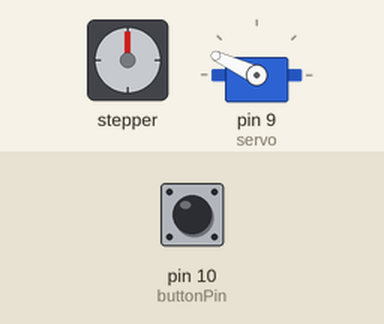
Bench run of a sketch on a simulated Arduino Uno, built with avr-gcc and run on an emulated ATmega328P. Shown: stepper motor, servo. Wiring (inferred from the names in the program): stepper motor (2048 steps per turn assumed): coils pin 2, pin 3, pin 4, pin 5. Inputs (shaded band) come from the test bench; at power-on: pin 10 (buttonPin) LOW.

Above: at 2.8 s.
2.9 s: pin 10 (buttonPin) pulled HIGH for 0.15 s
At 3.4 s:
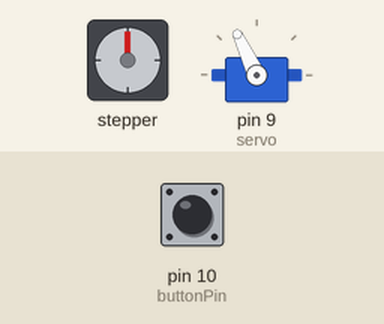
Timing chart, 0 to 5.9 s (numbered marks = the images above; inputs shaded):
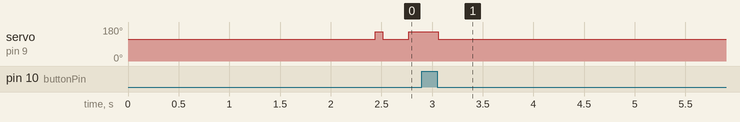

The sketch:

a_plotter_sketch-grid_drawing_data_feb22.ino
```cpp
#include <Servo.h>

#define x_step 4
#define x_dir 5
#define y_step 2
#define y_dir 3

const int rows[] PROGMEM =
{1,1,1,1,1,0,0,0,0,0,0,1,1,1,1,1,1,1,1,1,1,1,1,1,1,1,0,0,0,0,0,0,0,0,0,1,1,1,1,1,1,1,1,1,1,0,0,0,0,0,0,1,1,1,1,1,1,1,0,0,0,0,0,0,1,1,1,1,1,0,0,0,0,0,1,1,1,1,1,1,1,0,0,0,1,1,1,1,1,1,0,0,0,0,0,0,0,0,1,1,1,1,1,1,1,1,1,0,0,0,0,0,0,0,0,0,1,1,1,1,1,1,1,0,0,0,0,0,1,1,1,1,1,1,1,0,0,0,1,1,1,1,1,1,0,0,0,0,1,1,1,1,1,1,0,0,0,0,0,0,0,0,1,1,1,1,1,1,1,0,0,0,0,0,0,0,0,0,0,0,1,1,1,1,1,1,1,0,0,0,0,0,1,1,1,1,1,1,1,1,1,1,1,1,1,1,1,1,0,0,0,0,1,1,1,1,1,0,0,0,0,0,0,0,0,1,1,1,1,1,1,1,0,0,0,0,0,0,0,0,0,0,0,0,0,1,1,1,1,1,1,1,0,0,0,0,0,1,1,1,1,1,1,1,1,1,1,1,1,1,1,0,0,0,0,1,1,1,1,1,1,0,0,0,0,0,0,0,0,1,1,1,1,1,1,0,0,0,0,0,0,0,0,0,0,0,0,0,0,0,1,1,1,1,1,1,1,1,0,0,0,0,1,1,1,1,1,1,1,1,1,1,1,1,1,0,0,0,0,1,1,1,1,1,1,0,0,0,0,0,0,0,1,1,1,1,1,1,1,0,0,0,0,0,0,0,0,0,0,0,0,0,0,0,1,1,1,1,1,1,1,1,1,0,0,0,0,1,1,1,1,1,1,1,1,1,1,1,0,0,0,0,0,1,1,1,1,1,1,0,0,0,0,0,0,0,1,1,1,1,1,1,0,0,0,0,0,0,0,0,0,0,0,0,0,0,0,0,0,1,1,1,1,1,1,1,1,1,0,0,0,0,1,1,1,1,1,1,1,1,1,0,0,0,0,0,1,1,1,1,1,1,1,0,0,0,0,0,0,0,1,1,1,1,1,1,0,0,0,0,0,0,0,0,0,0,0,0,0,0,0,0,0,0,0,1,1,1,1,1,1,1,0,0,0,0,1,1,1,1,1,1,1,1,1,0,0,0,0,0,1,1,1,1,1,1,0,0,0,0,0,0,0,1,1,1,1,1,1,0,0,0,0,0,0,0,0,0,0,0,0,0,0,0,0,0,0,0,0,1,1,1,1,1,1,1,0,0,0,1,1,1,1,1,1,1,1,1,1,1,0,0,0,1,1,1,1,1,1,1,0,0,0,0,0,0,0,1,1,1,1,1,1,0,0,0,0,0,0,0,0,0,0,0,0,0,0,0,0,0,0,0,0,0,0,1,1,1,1,1,0,0,1,1,1,1,1,1,1,1,1,1,1,1,1,0,0,1,1,1,1,1,1,0,0,0,0,0,0,0,1,1,1,1,1,1,0,0,0,0,0,0,1,1,1,1,1,1,0,0,0,0,0,0,0,0,0,0,0,0,1,1,1,1,0,0,1,1,1,1,1,1,1,1,1,1,1,1,1,1,1,1,1,1,1,1,0,0,0,0,0,0,0,0,1,1,1,1,1,1,0,0,0,0,0,0,1,1,1,1,1,1,1,0,0,0,0,0,0,0,0,0,0,0,0,1,1,1,0,1,1,1,1,1,1,1,0,1,1,1,1,1,1,1,1,1,1,1,1,1,0,0,0,0,0,0,0,1,1,1,1,1,1,1,0,0,0,0,0,1,1,1,1,1,1,1,1,1,0,0,0,0,0,0,0,0,0,0,0,0,0,1,0,1,1,1,1,1,1,0,0,0,1,1,1,1,1,1,1,1,1,1,1,0,0,0,0,0,0,0,1,1,1,1,1,1,1,0,0,0,0,0,0,1,1,1,1,1,1,1,1,1,1,0,0,0,0,0,0,0,0,0,0,0,0,0,0,1,1,1,1,1,1,0,0,0,0,1,1,1,1,1,1,1,1,1,1,0,0,0,0,0,0,0,1,1,1,1,1,1,0,0,0,0,0,0,0,1,1,1,1,1,1,1,1,1,1,1,1,0,0,0,0,0,0,0,0,0,0,0,1,1,1,1,1,1,0,0,0,0,0,0,1,1,1,1,1,1,1,1,1,1,0,0,0,0,0,1,1,1,1,1,1,1,0,0,0,0,0,0,1,1,1,1,1,1,1,1,1,1,1,1,1,1,0,0,0,0,0,0,0,0,0,0,1,1,1,1,1,1,0,0,0,0,0,0,0,1,1,1,1,1,1,1,1,1,1,1,0,0,0,1,1,1,1,1,1,0,0,0,0,0,0,0,1,1,1,1,1,1,1,1,1,1,1,1,1,1,1,0,0,0,0,0,0,0,0,0,1,1,1,1,1,1,0,0,0,0,0,0,1,1,1,1,1,1,1,1,1,1,1,1,1,1,1,1,1,1,1,1,0,0,0,0,0,0,0,0,1,1,1,1,1,1,1,1,1,1,1,1,1,1,1,1,1,0,0,0,0,0,0,0,1,1,1,1,1,0,0,0,0,0,0,0,1,1,1,1,1,1,1,1,1,1,1,1,1,1,1,1,1,1,1,1,0,0,0,0,0,0,0,0,1,1,1,1,1,1,1,1,1,1,1,1,1,1,1,1,1,1,1,0,0,1,1,1,1,1,1,1,1,0,0,0,0,0,0,1,1,1,1,1,1,1,1,1,1,1,1,1,1,1,1,1,1,1,1,1,0,0,0,0,0,0,0,1,1,1,1,1,1,1,1,1,1,1,1,1,1,1,1,1,1,1,1,1,1,1,1,1,1,1,1,1,1,0,0,0,0,0,1,1,1,1,1,1,1,0,0,1,1,1,1,1,1,1,1,1,1,1,1,1,1,1,1,1,1,1,1,1,1,1,1,1,1,1,1,1,1,1,1,1,1,1,1,1,1,1,1,1,1,1,1,1,1,1,1,1,1,0,0,0,0,0,1,1,1,1,1,1,1,0,0,0,0,0,1,1,1,1,1,1,1,1,1,1,1,1,1,1,1,1,1,1,1,1,1,1,1,1,1,1,1,1,1,1,1,1,1,1,1,1,1,1,1,1,1,1,1,1,1,1,1,0,0,0,0,0,1,1,1,1,1,1,0,0,0,0,0,0,0,1,1,1,1,1,1,1,1,1,1,1,1,1,1,1,1,1,1,1,1,1,1,1,1,1,1,1,1,1,1,1,1,1,1,1,1,1,1,1,1,1,1,1,1,1,1,0,0,0,0,0,0,1,1,1,1,0,0,0,0,0,0,0,0,1,1,1,1,1,1,1,1,1,1,1,1,1,1,1,1,1,1,1,1,1,1,1,1,1,1,1,1,1,1,1,1,1,1,1,1,1,1,1,1,1,1,1,1,1,0,0,0,0,0,0,0,0,0,0,0,0,0,0,0,0,0,0,1,1,1,1,1,1,1,1,1,1,1,1,1,1,1,1,1,1,1,1,1,1,1,1,1,1,1,1,1,1,1,1,1,1,1,1,1,1,1,1,1,1,1,1,1,1,0,0,0,0,0,0,0,0,0,0,0,0,0,0,0,0,0,1,1,1,1,1,1,1,0,0,0,0,0,1,1,1,1,1,1,1,1,1,1,1,1,1,1,1,1,1,1,1,1,1,1,1,1,1,1,1,1,1,1,1,1,1,1,1,0,0,0,0,0,0,0,0,0,0,0,0,0,0,0,0,0,1,1,1,1,1,1,1,0,0,0,0,0,0,1,1,1,1,1,1,1,1,1,1,1,1,1,1,1,1,1,1,1,1,1,1,1,1,1,0,0,1,1,1,1,1,1,1,0,0,0,0,0,0,0,0,0,0,0,0,0,0,0,0,1,1,1,1,1,1,1,0,0,0,0,0,0,1,1,1,1,1,1,1,1,1,1,1,0,0,0,0,0,0,1,1,1,1,1,1,1,1,0,0,0,0,0,1,1,1,1,1,0,0,0,0,0,0,0,0,0,0,0,0,0,0,0,1,1,1,1,1,1,1,0,0,0,0,0,1,1,1,1,1,1,1,1,1,1,1,1,1,0,0,0,0,0,0,0,0,1,1,1,1,1,1,1,0,0,0,0,0,1,1,1,0,0,0,0,0,0,0,0,0,0,0,0,0,0,0,1,1,1,1,1,1,1,1,0,0,0,0,1,1,1,1,1,1,1,1,1,1,1,1,1,0,0,0,0,0,0,0,0,0,0,1,1,1,1,1,1,1,0,0,0,0,1,1,1,0,0,0,0,0,0,0,0,0,0,0,0,0,0,1,1,1,1,1,1,1,1,0,0,0,1,1,1,1,1,1,1,1,1,1,1,1,1,1,1,0,0,0,0,0,0,0,0,0,0,1,1,1,1,1,1,1,1,0,0,0,1,1,1,0,0,0,0,0,0,0,0,0,0,0,0,1,1,1,1,1,1,1,1,1,0,0,0,1,1,1,1,1,1,1,1,1,1,1,1,1,1,1,1,0,0,0,0,0,0,0,0,0,0,0,1,1,1,1,1,1,1,1,1,1,1,1,1,0,0,0,0,0,0,0,0,0,0,0,1,1,1,1,1,1,1,1,1,0,0,0,1,1,1,1,1,1,1,1,1,1,0,1,1,1,1,1,1,1,1,0,0,0,0,0,0,0,0,0,1,1,1,1,1,1,1,1,1,1,1,1,0,0,0,0,0,0,0,0,0,0,1,1,1,1,1,1,1,1,1,1,0,0,1,1,1,1,1,1,1,1,1,1,0,0,0,1,1,1,1,1,1,1,1,1,1,1,1,1,0,0,1,1,1,1,1,1,1,1,1,1,1,1,1,1,0,0,0,0,0,0,0,0,0,1,1,1,1,1,1,1,1,1,1,0,1,1,1,1,1,1,1,1,1,1,0,0,0,0,0,0,1,1,1,1,1,1,1,1,1,1,1,1,1,1,1,1,1,1,1,1,1,1,1,1,1,1,1,1,0,0,0,0,0,0,0,1,1,1,1,1,1,1,1,1,1,1,0,1,1,1,1,1,1,1,1,1,1,0,0,0,0,0,0,0,0,1,1,1,1,1,1,1,1,1,1,1,1,1,1,1,1,1,1,1,1,1,1,1,1,1,1,1,0,0,0,0,0,0,1,1,1,1,1,1,1,1,1,1,0,0,1,1,1,1,1,1,1,1,1,1,0,0,0,0,0,0,0,0,0,0,1,1,1,1,1,1,1,1,1,1,1,1,1,1,1,1,1,1,1,1,1,1,1,1,1,1,0,0,0,0,1,1,1,1,1,1,1,1,1,1,1,0,1,1,1,1,1,1,1,1,1,1,0,0,0,0,0,0,0,0,0,1,1,1,1,1,1,1,1,1,1,1,1,1,1,1,1,1,1,1,1,1,1,1,1,1,1,1,1,1,1,1,1,1,1,1,1,1,1,1,1,1,1,0,0,1,1,1,1,1,1,1,1,1,1,0,0,0,0,1,1,1,1,1,1,1,1,1,1,1,1,1,1,1,1,1,1,1,1,1,1,1,1,1,1,1,1,1,1,1,1,1,1,1,1,1,1,1,1,1,1,1,1,1,1,1,0,0,1,1,1,1,1,1,1,1,1,0,0,0,0,1,1,1,1,1,1,1,1,1,1,1,1,1,1,1,1,1,1,1,1,1,1,1,1,1,1,1,1,1,1,1,1,1,1,1,1,1,1,1,1,1,1,1,1,1,1,1,0,0,0,1,1,1,1,1,1,1,1,1,0,0,0,1,1,1,1,1,1,1,1,1,1,1,1,1,1,1,1,1,1,1,1,1,0,0,0,0,0,0,1,1,1,1,1,1,1,1,1,1,1,1,1,1,1,1,1,1,1,1,1,0,0,0,1,1,1,1,1,1,1,1,1,0,0,0,1,1,1,1,1,1,1,1,1,1,1,1,1,1,1,1,1,1,1,0,0,0,0,0,0,0,0,0,0,0,0,1,1,1,1,1,1,1,1,1,1,1,1,1,1,1,1,0,0,0,0,1,1,1,1,1,1,1,1,0,0,0,0,1,1,1,1,1,1,1,1,1,1,1,1,1,1,1,1,0,0,0,0,0,0,0,0,0,0,0,0,0,0,0,0,0,0,1,1,1,1,1,0,0,0,0,0,0,0,0,0,0,0,0,1,1,1,1,1,1,1,1,0,0,0,0,1,1,1,1,1,1,1,1,1,1,0,0,0,0,0,0,0,0,0,0,0,0,0,0,0,0,0,0,0,0,0,0,0,0,0,0,0,1,1,1,0,0,0,0,0,0,0,0,0,0,0,1,1,1,1,1,1,1,1,0,0,0,0,1,1,1,1,1,1,1,1,0,0,0,0,0,0,0,1,1,1,1,1,0,0,0,0,0,0,0,0,0,0,0,0,0,0,0,0,0,0,0,1,1,0,0,0,0,0,0,0,0,0,0,1,1,1,1,1,1,1,1,0,0,0,0,1,1,1,1,1,1,1,1,0,0,0,0,0,0,0,1,1,1,1,1,1,1,0,0,0,0,0,0,0,0,0,0,0,0,0,0,0,0,0,0,1,1,0,0,0,0,0,0,0,0,0,0,1,1,1,1,1,1,1,0,0,0,0,0,1,1,1,1,1,1,1,0,0,0,0,0,0,0,1,1,1,1,1,1,1,1,1,0,0,0,0,0,0,0,0,0,0,0,0,0,0,0,0,0,0,1,0,0,0,0,0,0,0,0,0,1,1,1,1,1,1,1,0,0,0,0,0,1,1,1,1,1,1,1,0,0,0,0,0,0,0,1,1,1,1,1,1,1,1,1,1,1,0,0,0,0,0,0,0,0,0,0,0,0,0,0,0,0,0,1,0,0,0,0,0,0,0,0,0,1,1,1,1,1,1,0,0,0,0,0,0,1,1,1,1,1,1,0,0,0,0,0,0,0,0,1,1,1,1,1,1,1,1,1,1,1,1,0,0,0,0,0,0,0,0,0,0,0,0,0,0,0,0,1,0,0,0,0,0,0,0,0,1,1,1,1,1,1,1,0,0,0,0,0,1,1,1,1,1,1,1,0,0,0,0,0,0,0,1,1,1,1,1,1,1,1,1,1,1,1,1,1,0,0,0,0,0,0,0,0,0,0,0,0,0,0,1,1,0,0,1,1,1,1,1,1,1,1,1,1,1,1,0,0,0,0,0,0,1,1,1,1,1,1,0,0,0,0,0,0,0,0,1,1,1,1,1,1,0,1,1,1,1,1,1,1,0,0,0,0,0,0,0,0,0,0,0,1,1,1,1,1,1,1,1,1,1,1,1,1,1,1,1,1,1,1,1,0,0,0,0,1,1,1,1,1,1,1,0,0,0,0,0,0,0,0,1,1,1,1,1,1,0,0,1,1,1,1,1,1,1,0,0,0,0,0,0,0,0,1,1,1,1,1,1,1,1,1,1,1,1,1,1,1,1,1,1,1,1,1,1,1,1,1,0,1,1,1,1,1,1,0,0,0,0,0,0,0,0,1,1,1,1,1,1,0,0,0,0,1,1,1,1,1,1,1,0,0,0,0,0,1,1,1,1,1,1,1,1,1,1,1,1,1,1,1,1,1,1,1,1,1,1,1,1,1,1,1,1,1,1,1,1,1,1,0,0,0,0,0,0,0,0,1,1,1,1,1,1,0,0,0,0,0,1,1,1,1,1,1,1,0,0,0,1,1,1,1,1,1,1,1,1,1,1,1,1,1,1,1,1,1,1,1,1,1,1,1,1,1,1,1,1,1,1,1,1,1,0,0,0,0,0,0,0,0,0,1,1,1,1,1,0,0,0,0,0,0,0,1,1,1,1,1,1,1,1,1,1,1,1,1,1,1,1,1,1,1,1,1,1,1,1,1,1,1,1,1,1,1,1,1,1,1,1,1,1,1,1,1,1,0,0,0,0,0,0,0,0,0,1,1,1,1,1,1,0,0,0,0,0,0,0,0,1,1,1,1,1,1,1,1,1,1,1,1,1,1,1,1,0,0,1,1,1,0,0,0,0,1,1,1,1,1,0,1,1,1,1,1,1,1,1,1,1,0,0,0,0,0,0,0,0,0,1,1,1,1,1,1,0,0,0,0,0,0,0,0,1,1,1,1,1,1,1,1,1,1,1,1,1,1,0,0,0,0,1,1,1,0,0,0,0,1,1,1,1,1,0,0,0,1,1,1,1,1,1,1,1,1,0,0,0,0,0,0,0,0,1,1,1,1,1,1,0,0,0,0,0,0,0,0,0,0,1,1,1,1,1,1,1,1,1,1,0,0,0,0,0,0,1,1,1,0,0,0,0,1,1,1,1,1,0,0,0,0,1,1,1,1,1,1,1,1,1,0,0,0,0,0,0,0,1,1,1,1,1,0,0,0,0,0,0,0,0,0,0,0,1,1,1,1,1,1,1,1,1,1,1,0,0,0,0,0,1,1,1,0,0,0,0,1,1,1,1,1,0,0,0,0,1,1,1,1,1,1,1,1,1,1,0,0,0,0,0,0,1,1,1,1,1,0,0,0,0,0,0,0,0,0,0,0,1,1,1,1,1,1,1,1,1,1,1,1,1,1,1,1,1,1,1,0,0,0,0,1,1,1,1,1,0,0,0,1,1,1,1,1,1,1,1,1,1,1,1,0,0,0,0,1,1,1,1,1,1,0,0,0,0,0,0,0,0,0,0,1,1,1,1,1,1,1,1,1,1,1,1,1,1,1,1,1,1,1,1,1,0,0,0,1,1,1,1,1,0,0,0,1,1,1,1,1,1,1,1,1,1,1,1,1,0,0,0,1,1,1,1,1,1,0,0,0,0,0,0,0,0,0,1,1,1,1,1,1,1,1,1,1,1,1,1,1,1,1,1,1,1,1,1,1,0,0,0,1,1,1,1,1,1,0,1,1,1,1,1,1,0,1,1,1,1,1,1,1,0,0,0,1,1,1,1,1,1,0,0,0,0,0,0,0,0,0,1,1,1,1,1,1,0,0,0,1,1,1,1,1,1,1,1,1,1,1,1,1,0,0,0,1,1,1,1,1,1,1,1,1,1,1,1,1,0,0,1,1,1,1,1,1,1,0,0,1,1,1,1,1,1,0,0,0,0,0,0,0,0,1,1,1,1,1,1,1,0,0,0,0,0,0,1,1,1,1,1,1};

const int buttonPin = 10;
int buttonState = 0;
bool printAborted = false;

Servo servo;
bool pen_engaged;

int pen_x = 0;
int pen_y = 0;

// max width: 32000
// max height: 28000

//int width = 10000; //X-axis (rail)
//int height = 10000; //Y-axis (board)
//int x_margin = 0;
//int y_margin = 0;

void setup() {
  Serial.begin(9600);

  servo.attach(9);
  raise_pen();
  delay(2000);

  pinMode(x_step, OUTPUT);
  pinMode(x_dir, OUTPUT);
  pinMode(y_step, OUTPUT);
  pinMode(y_dir, OUTPUT);

  pinMode(buttonPin, INPUT);

  //perimeter();

  int k = 0;
  int last_point = 0;

  int space = 50;

  for( int i=0; i<=64; i++){
    if(printAborted==false){
    moveToPoint(0+250,i*space+250);
    if(pgm_read_byte(rows+k)==1){
      lower_pen();
    }

    for( int e=0; e<=64; e++){
      if(printAborted==false){

        int data_point = pgm_read_byte(rows+k);

        if(data_point != last_point){
         moveToPoint(e*space+250,i*space+250);
         toggle_pen();
         last_point = data_point;
        }
        k++;
      }else{break;}
    }
    moveToPoint(64*space+250,i*space+250);
    raise_pen();
    }else{break;}
  }

  returnToHome();

  k = 0;
  last_point = 0;

  for( int i=0; i<=64; i++){
    if(printAborted==false){
    moveToPoint(i*space+250, 0+250);
    lower_pen();

    for( int e=0; e<=64; e++){
      if(printAborted==false){
        k = (e*64)+i;
        int data_point = pgm_read_byte(rows+k);

        if(data_point != last_point){
         moveToPoint(i*space+250,e*space+250);
         toggle_pen();
         last_point = data_point;
        }
      }else{break;}
    }
    moveToPoint(i*space+250,64*space+250);
    raise_pen();
    }else{break;}
  }


  returnToHome();
}


void loop() {

}
```

b_plotter_shapes.ino
```cpp
void grid(int X, int Y, int SPACE, int COL,int ROW){

  int xnum = COL;
  int ynum = ROW;

  int w = SPACE*COL;
  int h = SPACE*ROW;

    for(int i=0;i<=xnum;i++){
      if(printAborted==false){
          moveToPoint(X+i*SPACE,Y);
          lower_pen();
          moveToPoint(X+i*SPACE,Y+h);
          raise_pen();
      }else{break;}
    }
    for(int i=0;i<=ynum;i++){
      if(printAborted==false){
          moveToPoint(X,i*SPACE+Y);
          lower_pen();
          moveToPoint(X+w,i*SPACE+Y);
          raise_pen();
      }else{break;}
    }
}
```

c_plotter_basic_func.ino
```cpp
//void perimeter(){
//  int len = 100;
//
//  moveToPoint(0,0);
//
//  moveToPoint(0,height-len);
//  lower_pen();
//  moveToPoint(0,height);
//  moveToPoint(len,height);
//  raise_pen();
//
//  moveToPoint(width-len,height);
//  lower_pen();
//  moveToPoint(width,height);
//  moveToPoint(width,height-len);
//  raise_pen();
//
//  moveToPoint(width,len);
//  lower_pen();
//  moveToPoint(width,0);
//  moveToPoint(width-len,0);
//  raise_pen();
//
//
//  moveToPoint(len,0);
//  lower_pen();
//  moveToPoint(0,0);
//  moveToPoint(0,len);
//  raise_pen();
//
//  moveToPoint(0,0);
//}

void moveToPoint(int X,int Y){
    int MIN = 400;
    int MAX = 50;
    float acc = 1.0025;
    int target_x = X;
    int x_diff = pen_x-target_x;
    int x_distance = sqrt(pow(pen_x-target_x,2));
    pen_x = target_x;
    if(x_diff>0){
      digitalWrite(x_dir,LOW);
    }else{
      digitalWrite(x_dir,HIGH);
    }
    float v = MIN;
    int c = 0;
    for(int q=0;q<x_distance;q++){
      if( q<(x_distance/2) && v>MAX){
        c++;
        v /= acc;
      }else if(q>=(x_distance-c) && v<MIN){
        v *= acc;
      }
      stepPen(x_step,v);
    }

    int target_y = Y;
    int y_diff = pen_y-target_y;
    int y_distance = sqrt(pow(pen_y-target_y,2));
    pen_y = target_y;

    if(y_diff>0){
      digitalWrite(y_dir,HIGH);
    }else{
      digitalWrite(y_dir,LOW);
    }
    v = MIN;
    c = 0;
    for(int q=0;q<y_distance;q++){
      if(q<(y_distance/2) && v>MAX){
        c++;
        v /= acc;
      }else if(q >=(y_distance-c) && v<MIN){
        v *= acc;
      }
      stepPen(y_step,v);
    }
}


void returnToHome(){
  raise_pen();
  moveToPoint(0,0);
}

void raise_pen(){
  servo.write(115);
  pen_engaged = false;
  delay(75);
}
void lower_pen(){
  servo.write(155);
  pen_engaged = true;
  delay(75);
}

void toggle_pen(){
  if(pen_engaged==false){
    lower_pen();
  }else{
    raise_pen();
  }
}

void stepPen(int pin, int s){
    abortCheck();
    digitalWrite(pin, HIGH);
    delayMicroseconds(s);
    digitalWrite(pin, LOW);
    delayMicroseconds(s);
}

void abortCheck(){
   buttonState = digitalRead(buttonPin);
   if (buttonState == HIGH) {
   printAborted = true;
  }
}
```

Measured:
- after the input at 2.9 s, servo on pin 9 (servo): goes on until 3.1 s, then stays 115°
